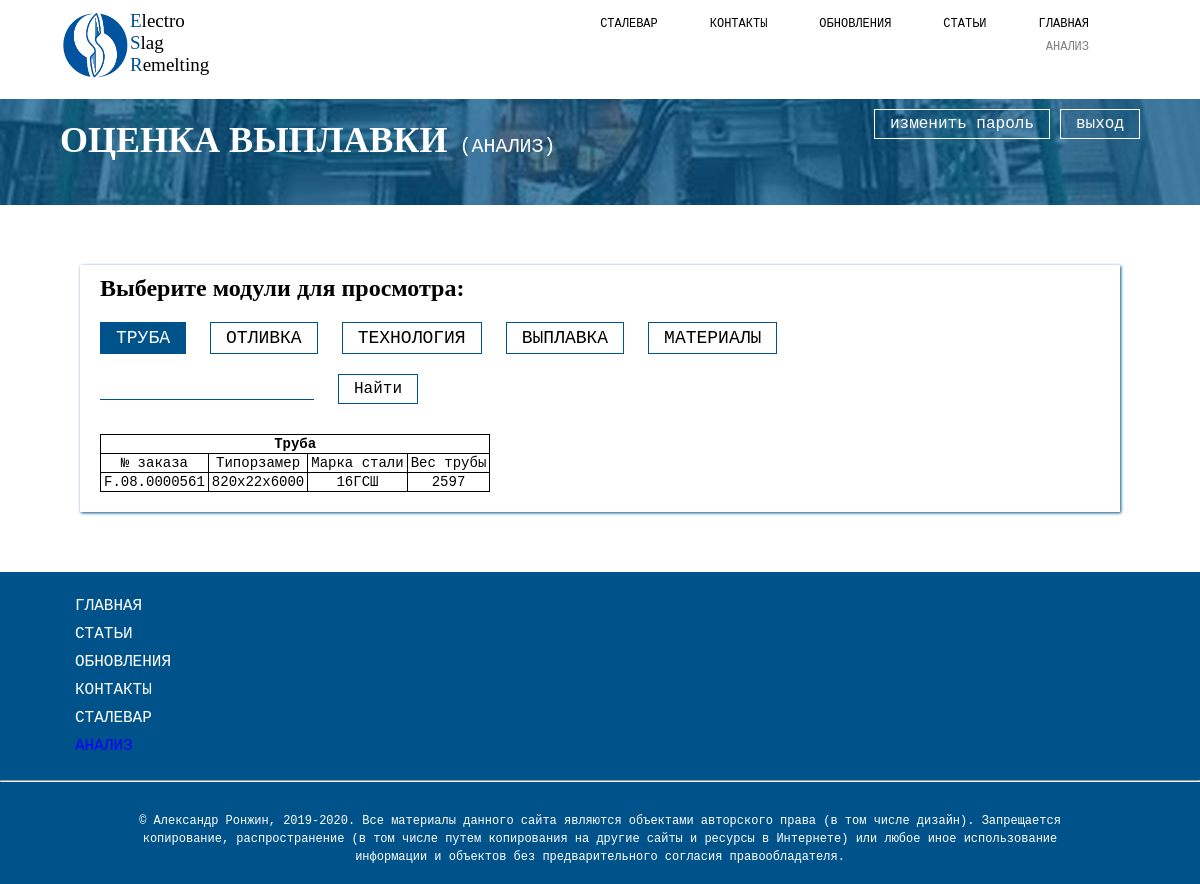
Page /user_page/analiz.php (signed in) on the committed database.
### tables this page shows
CREATE TABLE `user_pages` (
  `id` int(11) NOT NULL AUTO_INCREMENT,
  `title` varchar(100) NOT NULL,
  `href` varchar(1000) NOT NULL,
  `access` varchar(200) DEFAULT NULL,
  PRIMARY KEY (`id`)
);

CREATE TABLE `smelting` (
  `id` int(11) NOT NULL AUTO_INCREMENT,
  `num_order` varchar(100) NOT NULL,
  `size` varchar(100) NOT NULL,
  `steel` varchar(100) NOT NULL,
  `weight_tube` varchar(100) NOT NULL,
  `casting_number` varchar(100) NOT NULL,
  `size_casting_plan` varchar(100) NOT NULL,
  `weight_casting_plan` varchar(100) NOT NULL,
  `d_max_casting` varchar(100) NOT NULL,
  `d_min_casting` varchar(100) NOT NULL,
  `s_max_casting` varchar(100) NOT NULL,
  `s_min_casting` varchar(100) NOT NULL,
  `l_casting` varchar(100) NOT NULL,
  `curvature_casting` varchar(100) NOT NULL,
  `size_casting_fact` varchar(100) NOT NULL,
  `weight_casting_fact` varchar(100) NOT NULL,
  `i_average` varchar(100) NOT NULL,
  `u_average` varchar(100) NOT NULL,
  `r_average` varchar(100) NOT NULL,
  `p_average` varchar(100) NOT NULL,
  `p_w_average` varchar(100) NOT NULL,
  `start_smelting` varchar(100) NOT NULL,
  `end_smelting` varchar(100) NOT NULL,
  `notes` varchar(5000) NOT NULL,
  `furnace_num` varchar(1000) NOT NULL,
  `d_electrod` varchar(100) NOT NULL,
  `q_electrod` varchar(100) NOT NULL,
  `l_electrod` varchar(100) NOT NULL,
  `electrod_config` varchar(100) NOT NULL,
  `slag_start` varchar(100) NOT NULL,
  `slag_doz` varchar(100) NOT NULL,
  `alumin` varchar(100) NOT NULL,
  `year_num` varchar(1000) NOT NULL,
  `inventory_dorn` varchar(100) NOT NULL,
  `inventory_crist` varchar(100) NOT NULL,
  `inventory_slag` varchar(100) NOT NULL,
  `user` varchar(300) NOT NULL,
  `is_card` varchar(1000) NOT NULL,
  `is_pt_snap` varchar(2000) NOT NULL,
  `real_casting_number` varchar(300) NOT NULL,
  `time_casting` varchar(1000) NOT NULL,
  `casting_date` varchar(500) NOT NULL,
  `worker` varchar(300) NOT NULL,
  `v_average` varchar(300) NOT NULL,
  `kz_casting` varchar(300) NOT NULL,
  PRIMARY KEY (`id`)
);

### user_page/about_user.php (called while the page is built, shortened)
<?php
$user_login = $_SESSION["user_login"];
$sql_user = "SELECT user_type, user_name, user_surname, user_patronymic, user_place_of_work, user_position, user_email, user_phone, user_password FROM users WHERE user_login='{$user_login}'";
$result_user = mysqli_query($link, $sql_user);
$row_user = mysqli_fetch_array($result_user);
$user_type = $row_user["user_type"];
?>

### user_page/analiz.php (the view, shortened to what this page needs)
<?php
$page_title = "анализ";
require_once "../scripts/database_connect.php";
require_once "about_user.php";
require_once "header.php";
?>
	<div class="desctop">
		<div class="container">
			<form action="../index.php" method="post">
				<input type="submit" name="user_name" value="выход">
			</form>
			<form action="change_password.php" method="post">
				<input type="submit" value="изменить пароль">
			</form>
			<h1>Оценка выплавки<span> (анализ)</span></h1>
		</div>
	</div>
	<div class="content">
		<div class="block">
		<h4>Выберите модули для просмотра:</h4>
		<label for="tube">Труба</label>
		<label for="casting">Отливка</label>
		<label for="technologist">Технология</label>
		<label for="smelting">Выплавка</label>
		<label for="material">Материалы</label>
		<form action="controller/search_tube.php">
			<input type="text" name="">
			<input type="submit" value="Найти">
		</form>
<table>
	<tr>
		<th colspan="4">Труба</th>
	</tr>
	<tr>
		<td>№ заказа</td>
		<td>Типорзамер</td>
		<td>Марка стали</td>
		<td>Вес трубы</td>
	</tr>
<?php
$sql_about_tube = "SELECT
num_order,
size,
steel,
weight_tube,
casting_number,
curvature_casting,
size_casting_fact,
weight_casting_fact,
i_average,
u_average,
r_average,
p_average,
p_w_average,
notes,
d_electrod,
q_electrod,
l_electrod,
electrod_config,
slag_start,
slag_doz,
alumin,
inventory_dorn,
inventory_crist,
inventory_slag,
real_casting_number,
worker,
v_average,
kz_casting,
casting_date
FROM smelting ORDER BY id";
$result_about_tube = mysqli_query($link, $sql_about_tube);
while ($row_about_tube = mysqli_fetch_array($result_about_tube)) {
	echo "<tr>";
	echo "<td>".$row_about_tube["num_order"]."</td>";
	echo "<td>".$row_about_tube["size"]."</td>";
	echo "<td>".$row_about_tube["steel"]."</td>";
	echo "<td>".$row_about_tube["weight_tube"]."</td>";
	echo "</tr>";
};
?>
</table>
		</div>
	</div>
<?php
require_once "footer.php";
?>

### user_page/add_link.php
<?php
$sql_pages = "SELECT title, href, access FROM user_pages";
$result_pages = mysqli_query($link, $sql_pages);
while ($row_user = mysqli_fetch_array($result_pages)) {
	$access = substr($row_user["access"],strripos($row_user["access"], $user_type), strlen($user_type));
	if ($access == $user_type) {
	if ($row_user["title"] == $page_title) {
		echo "<li><a href=\"".$row_user["href"]."\" class=\"active\">".$row_user["title"]."</a></li>";
	} else {
		echo "<li><a href=\"".$row_user["href"]."\">".$row_user["title"]."</a></li>";
	};
	};
};
?>

### style/user_page.css (style rules this page uses)
body { background-color: white; color: black; margin: 0; padding: 0; }
.container { width: 90%; margin-left: 5%; }
.menu a { display: inline-block; font-family: "Courier new"; font-size: 12px; text-transform: uppercase; color: black; text-decoration: none; margin-right: 50px; margin-bottom: 0px; transition: 0.5s; padding: 1px; border-bottom: 1px solid transparent; }
.menu a.active { color: grey; }
.menu li { float: right; }
.desctop { width: 100%; height: auto; background: url("../img/fon1.jpg") no-repeat center; background-size: cover; margin-top: -35px; position: relative; padding-bottom: 20px; }
.desctop::after { display: block; content: ""; width: 100%; height: 100%; position: absolute; left: 0; top: 0; background-color: rgba(0, 83, 138, 0.7); z-index: 1; }
.desctop h1 { position: relative; z-index: 2; font-family: "impact"; color: white; text-transform: uppercase; font-size: 36px; padding-top: 80px; text-align: center; }
.desctop h1 span { font-family: "Courier new"; font-size: 20px; font-weight: normal; }
.desctop form { padding-top: 110px; padding-bottom: 20px; position: relative; z-index: 2; display: flex; justify-content: space-around; flex-wrap: wrap; }
.desctop form input { flex: 0 1 200px; border: none; background-color: transparent; color: white; border-bottom: 1px solid white; text-align: center; font-family: "Courier new"; font-size: 16px; padding: 5px 15px; margin-bottom: 20px; }
.desctop form input[type=submit] { border: 1px solid white; transition: 0.5s; }
.desctop h1 { text-align: left; padding-top: 20px; }
.desctop form { padding-top: 10px; padding-bottom: 10px; float: right; z-index: 10; margin-left: 10px; }
.content { height: auto; float: left; width: 60%; margin-left: 5%; margin-top: 40px; margin-bottom: 40px; }
.footer li:first-child { padding-top: 20px; }
.footer ul a { display: inline-block; padding: 5px 15px; color: white; font-family: "Courier new"; font-size: 16px; text-transform: uppercase; text-decoration: none; }
.footer a { color: white; font-family: "Courier new"; font-size: 12px; text-decoration: none; transition: 0.5s; }
.footer a.active { color: blue; }

### user_page/analiz.php (style rules this page uses)
.content { width: 90%; margin-left: 5%; }
.content { display: flex; justify-content: space-between; flex-wrap: no-wrap; }
.content .block { flex: 1 0 auto; max-width: auto; height: 100%; box-shadow: 1px 1px 3px rgba(0, 83, 138, 1); margin: 20px; }
.content .block h4 { text-align: center; font-family: "impact"; font-size: 24px; }
.content .block form { margin: 10px; }
.content .block form input, select, label { margin: 10px; border: 0; font-family: "courier new"; font-size: 16px; background-color: transparent; }
.content .block form input, select { border-bottom: 1px solid rgba(0, 83, 138, 1); }
.content .block form input[type=submit] { border: 1px solid rgba(0, 83, 138, 1); padding: 5px 15px; margin: 10px; transition: 0.5s; }
.search-table td, th { border: 1px solid rgba(0, 83, 138, 1); padding: 2px 5px; text-align: center; }
table { border-collapse: collapse; margin: 20px; padding: 0; }
td, th { border: 1px solid black; margin: 0; padding: 0; padding: 1px 3px; text-align: center; font-family: "courier new"; font-size: 14px; }
label { display: inline-block; font-family: "courier new"; font-size: 18px; border: 1px solid rgba(0, 83, 138, 1); margin: 0; padding: 0; margin-top: 10px; margin-left: 20px; padding: 5px 15px; text-transform: uppercase; transition: 0.5s; background-color: rgba(0, 83, 138, 1); color: white; }
.content .block h4 { text-align: left; padding-left: 20px; margin: 0; margin-top: 10px; margin-bottom: 10px; }
#casting:checked ~ label[for=casting] { background-color: transparent; color: black; transition: 0.5s; }
#technologist:checked ~ label[for=technologist] { background-color: transparent; color: black; transition: 0.5s; }
#smelting:checked ~ label[for=smelting] { background-color: transparent; color: black; transition: 0.5s; }
#material:checked ~ label[for=material] { background-color: transparent; color: black; transition: 0.5s; }

### rows in the picture
user_pages: title "ГЛАВНАЯ"
user_pages: title "СТАТЬИ"
user_pages: title "ОБНОВЛЕНИЯ"
user_pages: title "КОНТАКТЫ"
user_pages: title "СТАЛЕВАР"
user_pages: title "АНАЛИЗ"
smelting: num_order "F.08.0000561", size "820х22х6000", steel "16ГСШ", weight_tube "2597"
